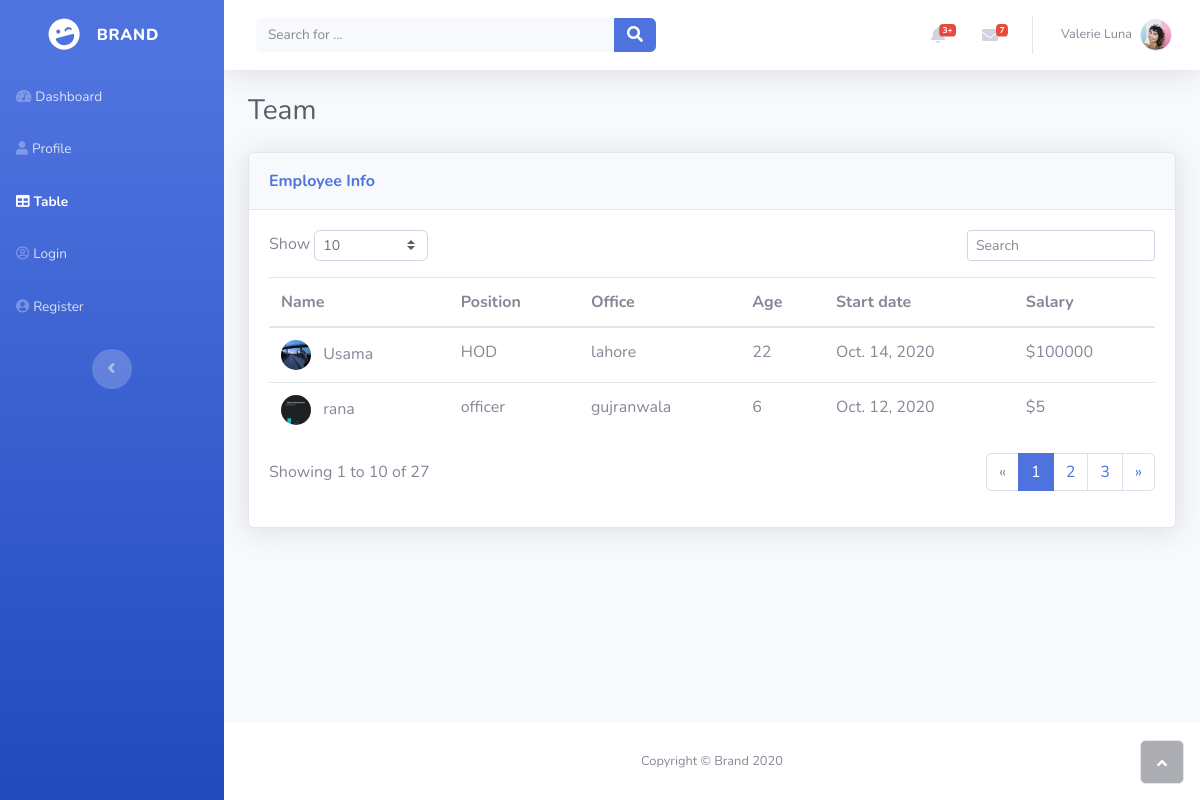
Page /home/ on the earlier database version.
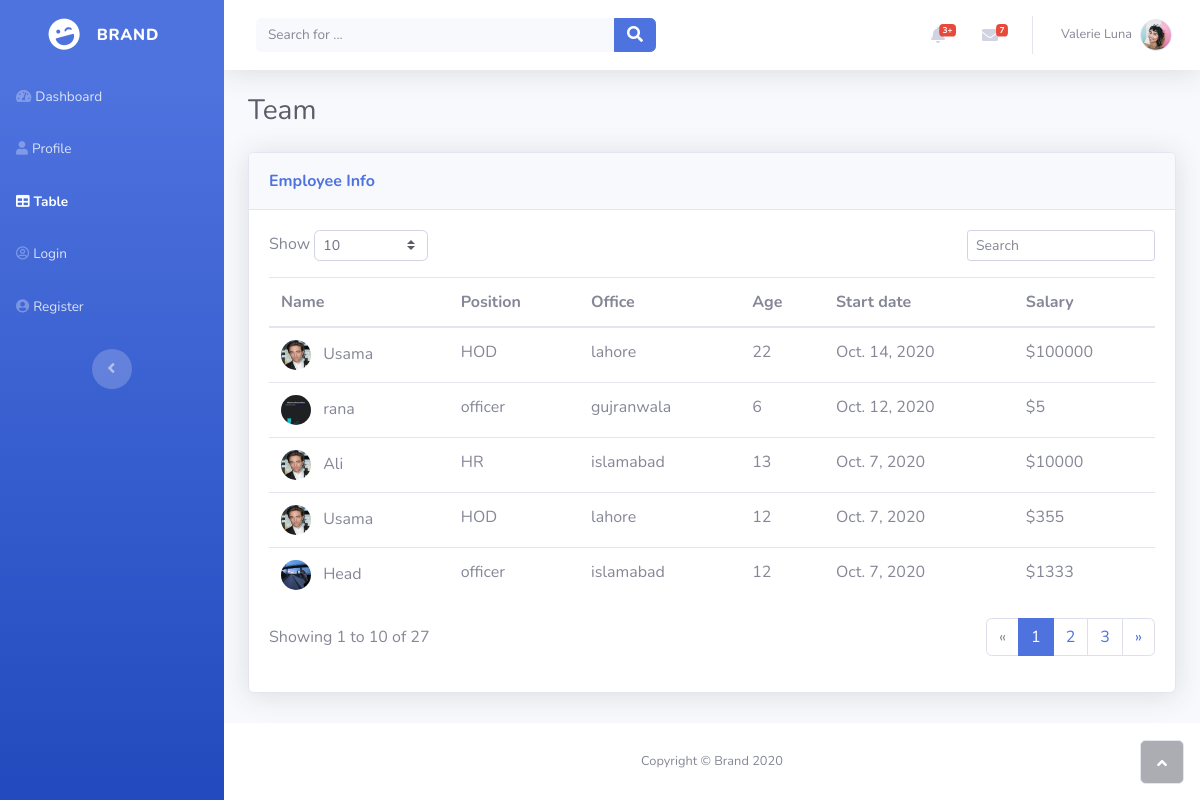
Same page on the later database version.
### traval/models.py (models this page shows, shortened)
class Team(models.Model):
    name = models.CharField(max_length=100)
    position = models.CharField(max_length=100)
    officeName = models.CharField(max_length=200)
    age = models.IntegerField()
    date = models.DateField()
    salary = models.IntegerField()
    image = models.ImageField(upload_to='upload/')

### traval/views.py (the view)
# urls.py: path('home/', views.home, name='home')
def home(request):
    team=Team.objects.all()
    context={'team': team,}
    return render(request, 'table.html',context)

### templates/table.html (shortened to what this page needs)
{% load static %}
<!DOCTYPE html>
<html>
<head>
    <link rel="stylesheet" href="{% static 'bootstrap/css/bootstrap.min.css'%}">
    <link rel="stylesheet" href="{% static 'fonts/fontawesome-all.min.css'%}">
</head>
<body id="page-top">
    <div id="wrapper">
        <nav class="navbar navbar-dark align-items-start sidebar sidebar-dark accordion bg-gradient-primary p-0">
            <div class="container-fluid d-flex flex-column p-0">
                <a class="navbar-brand d-flex justify-content-center align-items-center sidebar-brand m-0" href="#">
                    <div class="sidebar-brand-icon rotate-n-15"><i class="fas fa-laugh-wink"></i></div>
                    <div class="sidebar-brand-text mx-3"><span>Brand</span></div>
                </a>
                <ul class="nav navbar-nav text-light" id="accordionSidebar">
                    <li class="nav-item" role="presentation"><a class="nav-link" href="index.html"><i class="fas fa-tachometer-alt"></i><span>Dashboard</span></a></li>
                    <li class="nav-item" role="presentation"><a class="nav-link" href="profile.html"><i class="fas fa-user"></i><span>Profile</span></a></li>
                    <li class="nav-item" role="presentation"><a class="nav-link active" href="table.html"><i class="fas fa-table"></i><span>Table</span></a></li>
                    <li class="nav-item" role="presentation"><a class="nav-link" href="login.html"><i class="far fa-user-circle"></i><span>Login</span></a></li>
                    <li class="nav-item" role="presentation"><a class="nav-link" href="register.html"><i class="fas fa-user-circle"></i><span>Register</span></a></li>
                </ul>
                <div class="text-center d-none d-md-inline"><button class="btn rounded-circle border-0" id="sidebarToggle" type="button"></button></div>
            </div>
        </nav>
        <div class="d-flex flex-column" id="content-wrapper">
            <div id="content">
                <nav class="navbar navbar-light navbar-expand bg-white shadow mb-4 topbar static-top">
                    <div class="container-fluid"><button class="btn btn-link d-md-none rounded-circle mr-3" id="sidebarToggleTop" type="button"></button>
                        <form class="form-inline d-none d-sm-inline-block mr-auto ml-md-3 my-2 my-md-0 mw-100 navbar-search">
                            <div class="input-group"><input class="bg-light form-control border-0 small" type="text" placeholder="Search for ...">
                                <div class="input-group-append"><button class="btn btn-primary py-0" type="button"><i class="fas fa-search"></i></button></div>
                            </div>
                        </form>
                        <ul class="nav navbar-nav flex-nowrap ml-auto">
                            <li class="nav-item dropdown no-arrow mx-1" role="presentation">
                                <div class="nav-item dropdown no-arrow"><a class="dropdown-toggle nav-link" data-toggle="dropdown" aria-expanded="false" href="#"><span class="badge badge-danger badge-counter">3+</span><i class="fas fa-bell fa-fw"></i></a>
                                </div>
                            </li>
                            <li class="nav-item dropdown no-arrow mx-1" role="presentation">
                                <div class="nav-item dropdown no-arrow"><a class="dropdown-toggle nav-link" data-toggle="dropdown" aria-expanded="false" href="#"><i class="fas fa-envelope fa-fw"></i><span class="badge badge-danger badge-counter">7</span></a>
                                </div>
                            </li>
                            <li class="nav-item dropdown no-arrow" role="presentation">
                                <div class="nav-item dropdown no-arrow"><a class="dropdown-toggle nav-link" data-toggle="dropdown" aria-expanded="false" href="#"><span class="d-none d-lg-inline mr-2 text-gray-600 small">Valerie Luna</span><img class="border rounded-circle img-profile" src="assets/img/avatars/avatar1.jpeg"></a>
                    </div>
                    </li>
                    </ul>
            </div>
            </nav>
            <div class="container-fluid">
                <h3 class="text-dark mb-4">Team</h3>
                <div class="card shadow">
                    <div class="card-header py-3">
                        <p class="text-primary m-0 font-weight-bold">Employee Info</p>
                    </div>
                    <div class="card-body">
                        <div class="row">
                            <div class="col-md-6 text-nowrap">
                                <div id="dataTable_length" class="dataTables_length" aria-controls="dataTable"><label>Show&nbsp;<select class="form-control form-control-sm custom-select custom-select-sm"><option value="10" selected="">10</option><option value="25">25</option><option value="50">50</option><option value="100">100</option></select>&nbsp;</label></div>
                            </div>
                            <div class="col-md-6">
                                <div class="text-md-right dataTables_filter" id="dataTable_filter"><label><input type="search" class="form-control form-control-sm" aria-controls="dataTable" placeholder="Search"></label></div>
                            </div>
                        </div>
                        <div class="table-responsive table mt-2" id="dataTable" role="grid" aria-describedby="dataTable_info">
                            <table class="table my-0" id="dataTable">
                                <thead>
                                    <tr>
                                        <th>Name</th>
                                        <th>Position</th>
                                        <th>Office</th>
                                        <th>Age</th>
                                        <th>Start date</th>
                                        <th>Salary</th>
                                    </tr>
                                </thead>
                                {% for item in team %}
                                    <tr>
                                        <td><img class="rounded-circle mr-2" width="30" height="30" src="{{ item.image.url }}" > {{ item.name }}</td>
                                        <td>{{ item.position }}</td>
                                        <td>{{ item.officeName }}</td>
                                        <td>{{ item.age }}</td>
                                        <td>{{ item.date}}</td>
                                        <td>${{ item.salary}}</td>
                                    </tr>
                                 {% endfor %}
                            </table>
                        </div>
                        <div class="row">
                            <div class="col-md-6 align-self-center">
                                <p id="dataTable_info" class="dataTables_info" role="status" aria-live="polite">Showing 1 to 10 of 27</p>
                            </div>
                            <div class="col-md-6">
                                <nav class="d-lg-flex justify-content-lg-end dataTables_paginate paging_simple_numbers">
                                    <ul class="pagination">
                                        <li class="page-item disabled"><a class="page-link" href="#" aria-label="Previous"><span aria-hidden="true">«</span></a></li>
                                        <li class="page-item active"><a class="page-link" href="#">1</a></li>
                                        <li class="page-item"><a class="page-link" href="#">2</a></li>
                                        <li class="page-item"><a class="page-link" href="#">3</a></li>
                                        <li class="page-item"><a class="page-link" href="#" aria-label="Next"><span aria-hidden="true">»</span></a></li>
                                    </ul>
                                </nav>
                            </div>
                        </div>
                    </div>
                </div>
            </div>
        </div>
        <footer class="bg-white sticky-footer">
            <div class="container my-auto">
                <div class="text-center my-auto copyright"><span>Copyright © Brand 2020</span></div>
            </div>
        </footer>
    </div><a class="border rounded d-inline scroll-to-top" href="#page-top"><i class="fas fa-angle-up"></i></a></div>
</body>
</html>

Differences in the rows shown:
changed Team "Oct. 14, 2020": image: a different picture
added Team: image (picture), name "Ali", position "HR", officeName "islamabad", age "13", date "Oct. 7, 2020", salary "10000"
added Team: image (picture), name "Usama", position "HOD", officeName "lahore", age "12", date "Oct. 7, 2020", salary "355"
added Team: image (picture), name "Head", position "officer", officeName "islamabad", age "12", date "Oct. 7, 2020", salary "1333"
